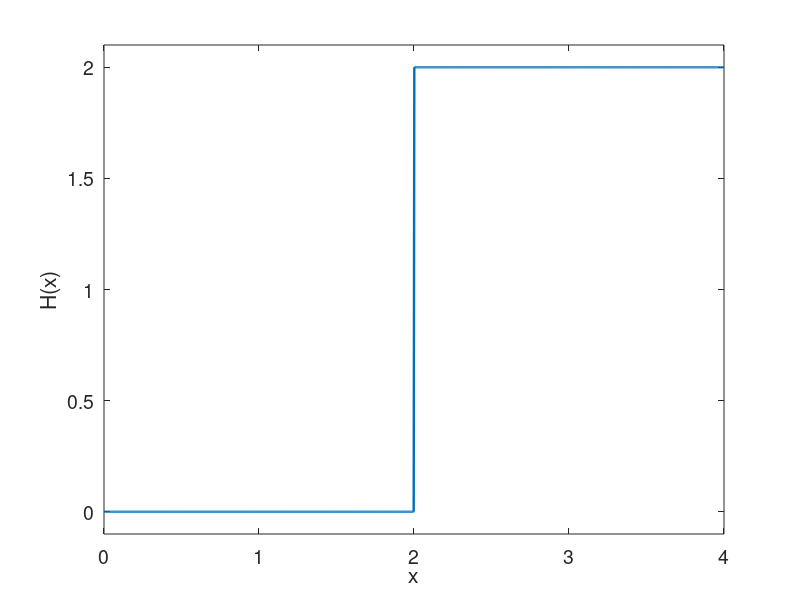

MATLAB code for this plot: (Note: this script raises an error after producing the figure.)
%% Monotone least squares
% The objective of this example is to show how to build a transport map to solve 
% monotone regression problems using MParT.
%% Problem formulation
% One direct use of the monotonicity property given by the transport map approximation 
% to model monotone functions from noisy data. This is called isotonic regression 
% and can be solved in our setting by minimizing the least squares objective function
% 
% $$J(\mathbf{w})= \frac{1}{2} \sum_{i=1}^N \left(S(x^i;\mathbf{w}) - y^i \right)^2,$$
% 
% where $S$ is a monotone 1D map with parameters (polynomial coefficients) $\mathbf{w}$ 
% and $y^i$ are noisy observations. To solve for the map parameters that minimize 
% this objective we will use a gradient-based optimizer. We therefore need the 
% gradient of the objective with respect to the map paramters. This is given by
% 
% $$\nabla_\mathbf{w} J(\mathbf{w})= \sum_{i=1}^N \left(S(x^i;\mathbf{w}) - 
% y^i \right)^T\left[\nabla_\mathbf{w}S(x^i;\mathbf{w})\right]$$
% 
% The implementation of |S(x)| we're using from MParT, provides tools for both 
% evaluating the map to compute  $S(x^i;\mathbf{w})$ but also evaluating computing 
% the action of  $\left[\nabla_\mathbf{w}S(x^i;\mathbf{w})\right]^T$ on a vector, 
% which is useful for computing the gradient. Below, these features are leveraged 
% when defining an objective function that we then minimize with the BFGS optimizer 
% implemented in |scipy.minimize|.
%% Imports
% First, import MParT and other packages used in this notebook. Note that it 
% is possible to specify the number of threads used by MParT by setting the |KOKKOS_NUM_THREADS| 
% environment variable *before* importing MParT.

addpath(genpath('~/Installations/MParT/matlab'))

sd = 3; rng(sd);

set(0,'DefaultLineLineWidth',1.75)
set(0,'defaultAxesFontSize',14)
set(0,'defaultfigurecolor',[1 1 1])

%% Generate training data
%% True model
% Here we choose to use the step function $H(x)=\text{sgn}(x-2)+1$ as the reference 
% monotone function. It is worth noting that this function is not strictly monotone 
% and piecewise continuous.

% variation interval
num_points = 1000;
xmin = 0;
xmax = 4;
x = linspace(xmin,xmax,num_points);

y_true = 2*(x>2);

figure
title('Reference data')
plot(x,y_true)
xlabel('x')
ylabel('H(x)')
ylim([-0.1,2.1])
%% Training data
% Training data $y^i$ in the objective defined above are simulated by pertubating 
% the reference data with a white Gaussian noise with a $0.4$ standard deviation.

noisesd = 0.4

y_noise = noisesd*randn(1,num_points)
y_measured = y_true + y_noise
%% Map initialization
% We use the previously generated data to train the 1D transport map. In 1D, 
% the map complexity can be set via the list of multi-indices. Here, map complexity 
% can be tuned by setting the |max_order| variable.
%% Multi-index set

% Define multi-index set
% Set options and create map object
%% Plot initial approximation

% Before optimization
% Plot data (before and after apart)

% Initial map with coefficients set to zero result in the identity map.
%% Transport map training
%% Objective function

% Least squares objective
% Gradient of objective
%% Optimization

% Optimize
% After optimization
%% Plot final approximation
% Unlike the true underlying model, map approximation gives a strict coninuous 
% monotone regression of the noisy data.

matlab.internal.liveeditor.openAndConvert('MonotoneLeastSquares.mlx','MonotoneLeastSquares.m')